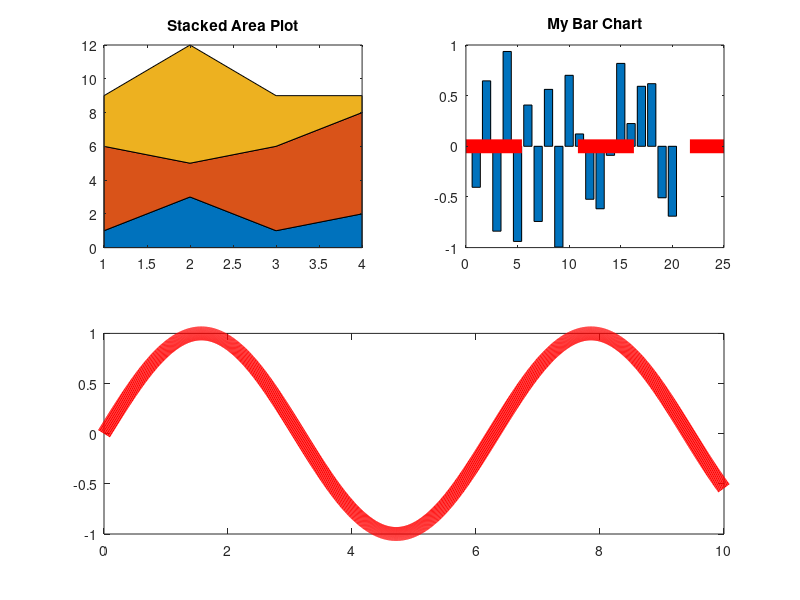

This figure's MATLAB source: (Note: this script raises an error after producing the figure.)

subplot(2,2,1);
Y = [1, 5, 3;
	3, 2, 7;
	1, 5, 3;
	2, 6, 1];
area(Y)
colormap summer
set(gca,'Layer','top')
title 'Stacked Area Plot'
subplot(2,2,2);
b = bar(-1 + 2*rand(1,20));
title 'My Bar Chart'
ch = get(b,'Children');
base_handle = get(b,'BaseLine');
set(base_handle,'LineWidth',10)
set(base_handle,'LineStyle','--','Color','red')
subplot(2,1,2);
title 'Sinusoidal Line Plot'
plot(0:0.01:10,sin(0:0.01:10),'r','LineWidth',10);
set(gcf,'Color',[0.3 0.9 0.5]);
p = plotlyfigure(gcf);
update(p);
